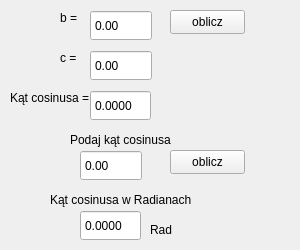
    <widget class="QWidget" name="tab_2">
     <attribute name="title">
      <string>cos</string>
     </attribute>
     <widget class="QDoubleSpinBox" name="cosc">
      <property name="geometry">
       <rect>
        <x>90</x>
        <y>50</y>
        <width>62</width>
        <height>31</height>
       </rect>
      </property>
      <property name="buttonSymbols">
       <enum>QAbstractSpinBox::NoButtons</enum>
      </property>
      <property name="minimum">
       <double>-1000000.000000000000000</double>
      </property>
      <property name="maximum">
       <double>10000000.000000000000000</double>
      </property>
     </widget>
     <widget class="QDoubleSpinBox" name="cosalfa">
      <property name="enabled">
       <bool>true</bool>
      </property>
      <property name="geometry">
       <rect>
        <x>90</x>
        <y>90</y>
        <width>61</width>
        <height>31</height>
       </rect>
      </property>
      <property name="readOnly">
       <bool>true</bool>
      </property>
      <property name="buttonSymbols">
       <enum>QAbstractSpinBox::NoButtons</enum>
      </property>
      <property name="decimals">
       <number>4</number>
      </property>
      <property name="minimum">
       <double>-100000.000000000000000</double>
      </property>
      <property name="maximum">
       <double>100000.000000000000000</double>
      </property>
     </widget>
     <widget class="QDoubleSpinBox" name="cosWynik">
      <property name="geometry">
       <rect>
        <x>80</x>
        <y>210</y>
        <width>61</width>
        <height>31</height>
       </rect>
      </property>
      <property name="readOnly">
       <bool>true</bool>
      </property>
      <property name="buttonSymbols">
       <enum>QAbstractSpinBox::NoButtons</enum>
      </property>
      <property name="decimals">
       <number>4</number>
      </property>
      <property name="minimum">
       <double>-1000000.000000000000000</double>
      </property>
      <property name="maximum">
       <double>1000000.000000000000000</double>
      </property>
     </widget>
     <widget class="QPushButton" name="cosBtn">
      <property name="geometry">
       <rect>
        <x>170</x>
        <y>150</y>
        <width>75</width>
        <height>24</height>
       </rect>
      </property>
      <property name="text">
       <string>oblicz</string>
      </property>
     </widget>
     <widget class="QLabel" name="label_15">
      <property name="geometry">
       <rect>
        <x>10</x>
        <y>90</y>
        <width>81</width>
        <height>16</height>
       </rect>
      </property>
      <property name="text">
       <string>Kąt cosinusa = </string>
      </property>
     </widget>
     <widget class="QDoubleSpinBox" name="cos">
      <property name="geometry">
       <rect>
        <x>80</x>
        <y>150</y>
        <width>62</width>
        <height>31</height>
       </rect>
      </property>
      <property name="buttonSymbols">
       <enum>QAbstractSpinBox::NoButtons</enum>
      </property>
      <property name="minimum">
       <double>-1000000.000000000000000</double>
      </property>
      <property name="maximum">
       <double>10000000.000000000000000</double>
      </property>
     </widget>
     <widget class="QLabel" name="label_16">
      <property name="geometry">
       <rect>
        <x>60</x>
        <y>50</y>
        <width>31</width>
        <height>16</height>
       </rect>
      </property>
      <property name="text">
       <string>c = </string>
      </property>
     </widget>
     <widget class="QPushButton" name="cosbcBtn">
      <property name="geometry">
       <rect>
        <x>170</x>
        <y>10</y>
        <width>75</width>
        <height>24</height>
       </rect>
      </property>
      <property name="text">
       <string>oblicz</string>
      </property>
     </widget>
     <widget class="QLabel" name="label_17">
      <property name="geometry">
       <rect>
        <x>60</x>
        <y>10</y>
        <width>21</width>
        <height>16</height>
       </rect>
      </property>
      <property name="text">
       <string>b = </string>
      </property>
     </widget>
     <widget class="QDoubleSpinBox" name="cosb">
      <property name="geometry">
       <rect>
        <x>90</x>
        <y>10</y>
        <width>62</width>
        <height>31</height>
       </rect>
      </property>
      <property name="buttonSymbols">
       <enum>QAbstractSpinBox::NoButtons</enum>
      </property>
      <property name="minimum">
       <double>-1000000.000000000000000</double>
      </property>
      <property name="maximum">
       <double>1000000.000000000000000</double>
      </property>
     </widget>
     <widget class="QLabel" name="label_18">
      <property name="geometry">
       <rect>
        <x>70</x>
        <y>130</y>
        <width>111</width>
        <height>20</height>
       </rect>
      </property>
      <property name="text">
       <string>Podaj kąt cosinusa </string>
      </property>
     </widget>
     <widget class="QLabel" name="label_19">
      <property name="geometry">
       <rect>
        <x>150</x>
        <y>220</y>
        <width>141</width>
        <height>20</height>
       </rect>
      </property>
      <property name="text">
       <string>Rad</string>
      </property>
     </widget>
     <widget class="QLabel" name="label_20">
      <property name="geometry">
       <rect>
        <x>50</x>
        <y>190</y>
        <width>141</width>
        <height>20</height>
       </rect>
      </property>
      <property name="text">
       <string>Kąt cosinusa w Radianach  </string>
      </property>
     </widget>
    </widget>
